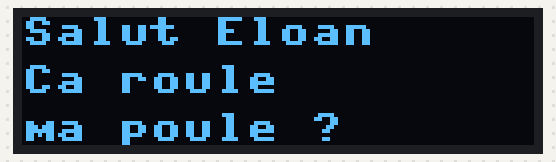
The program below on a simulated Raspberry Pi Pico running MicroPython. Parts: 128×32 one-colour display. Library files of the repository ran but are not shown: ssd1306.py. At 0.1 s the program stops and its outputs stay as they are.

Above: at 0.1 s.

The program:

oled.py
```python
import machine
import ssd1306

#Donner l'addresse des GPIO qui pilotent les données (data (sda)) et l'horloge (clock (scl))
sda=machine.Pin(0)
scl=machine.Pin(1)

i2c=machine.I2C(0,sda=sda, scl=scl, freq=400000)

#Scanne le port i2c et donne les addresses de tous les objets connectés
#print(i2c.scan())

#0x3C address = 60 en Hexadecimal
# On définit la taille de l'affichage (128x32 ou 128x64), le protocole d'accès (i2c ou spi), puis l'addresse de l'écran
oled = ssd1306.SSD1306_I2C(128,32,i2c,0x3c)

#oled.fill(1)
#oled.text ("Coucou Sophie", 30,25,1)
#oled.show()
# 128 x 32 > Affichage de 3 lignes de 16 caractères
# oled.text ("abcdefghijklmnop", 0,0,1)
# oled.show()
# oled.text ("abcdefghijklmnop", 0,12,1)
# oled.show()
# oled.text ("abcdefghijklmnop", 0,24,1)
# oled.show()

oled.text ("Salut Eloan", 0,0,1)
oled.show()
oled.text ("Ca roule ", 0,12,1)
oled.show()
oled.text ("ma poule ?", 0,24,1)
oled.show()


# pour effacer l'écran :
#oled.fill(0)
#oled.show()
```
